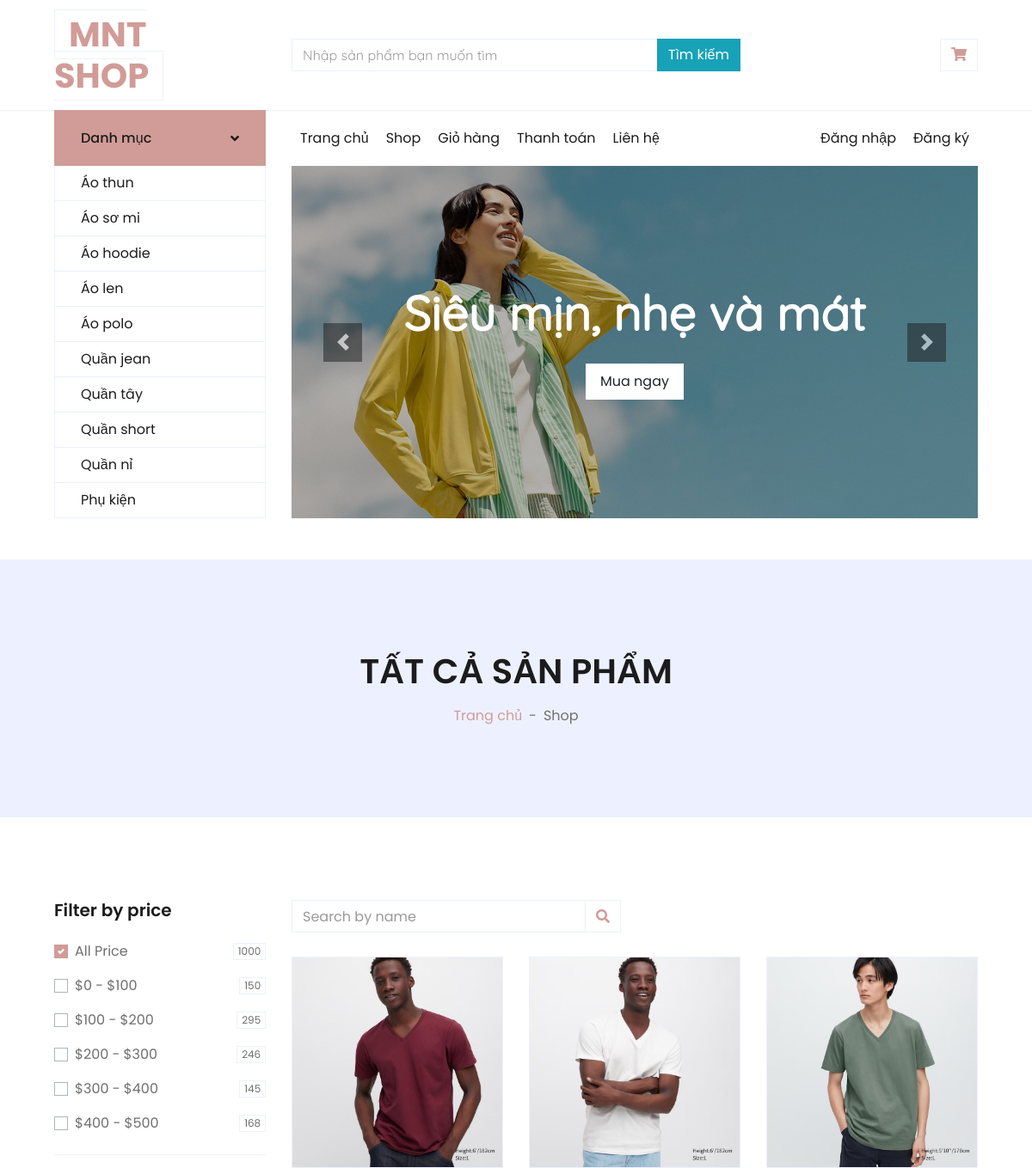
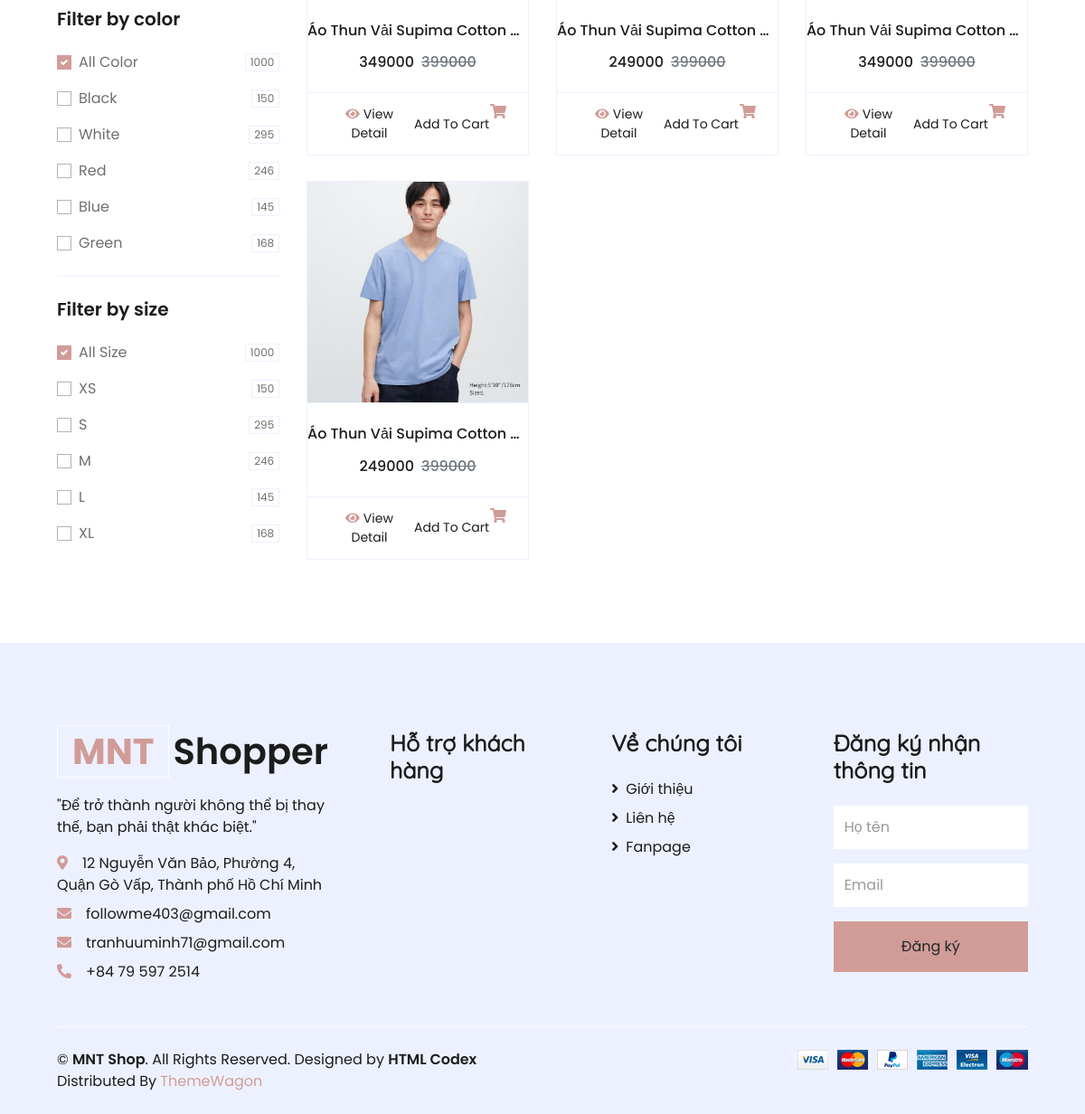
Page /index.php?pg=Shop&id_category=3 on the committed database (2 pictures, top to bottom).
### tables this page shows
CREATE TABLE `tbl_category` (
  `id_category` int(11) NOT NULL auto_increment,
  `name` varchar(100) NOT NULL,
  PRIMARY KEY  (`id_category`)
);

CREATE TABLE `tbl_product` (
  `id` int(11) NOT NULL auto_increment,
  `id_category` int(11) NOT NULL,
  `title` varchar(255) NOT NULL,
  `quantity` int(4) NOT NULL,
  `price` int(11) NOT NULL,
  `discount` int(11) NOT NULL,
  `image` varchar(255) NOT NULL,
  `description` text NOT NULL,
  PRIMARY KEY  (`id`),
  KEY `id_category` (`id_category`)
);

### cls/func.php (the view, shortened to what this page needs)
<?php
class shopfunc
{
    public function connect()
    {
        $con = mysqli_connect("localhost", "admin", "123456", "shop");
        if (!$con) {
            die("Khong ket noi duoc den CSDL");
            exit();
        } else {
            mysqli_set_charset($con, "utf8");
            return $con;
        }
    }
    public function xuatdanhmuc($sql)
    {
        $link = $this->connect();
        $ketqua = mysqli_query($link, $sql);
        $i = mysqli_num_rows($ketqua);
        if ($i > 0) {
            while ($row = mysqli_fetch_array($ketqua)) {
                $id = $row['id_category'];
                $name = $row['name'];
                echo '<a href="index.php?pg=Shop&id_category=' . $id . '" class="nav-item nav-link">' . $name . '</a>';
            }
        } else {
            echo 'Không có dữ liệu!!';
        }
    }
    public function xuatshop($sql)
    {
        $link = $this->connect();
        $ketqua = mysqli_query($link, $sql);
        $i = mysqli_num_rows($ketqua);
        if ($i > 0) {
            while ($row = mysqli_fetch_array($ketqua)) {
                $id = $row['id'];
                $title = $row['title'];
                $price = $row['price'];
                $discount = $row['discount'];
                $img = $row['image'];
                echo '     <div class="col-lg-4 col-md-6 col-sm-12 pb-1">
							<form action="index.php?pg=cart" method="post">
                        <div class="card product-item border-0 mb-4">
                            <div class="card-header product-img position-relative overflow-hidden bg-transparent border p-0">
                                <img class="img-fluid w-100" src="img/' . $img . '" alt="">
                            </div>
                            <div class="card-body border-left border-right text-center p-0 pt-4 pb-3">
                                <h6 class="text-truncate mb-3">' . $title . '</h6>
                                <div class="d-flex justify-content-center">
                                    <h6>' . $discount . '</h6><h6 class="text-muted ml-2"><del>' . $price . '</del></h6>
                                </div>
                            </div>
                            <div class="card-footer d-flex justify-content-between bg-light border">
                                <a href="index.php?pg=Detail&id=' . $id . '" class="btn btn-sm text-dark p-0"><i class="fas fa-eye text-primary mr-1"></i>View Detail</a>
								<input type="hidden" name="quantity" value="1">
				<input type="hidden" name="title" value="' . $title . '">
				<input type="hidden" name="id" value="' . $id . '">
				<input type="hidden" name="discount" value="' . $discount . '">
					<input type="hidden" name="image" value="img/' . $img . '">
                                <input type="submit" name="themgiohang" value="Add To Cart" class="btn btn-sm text-dark p-0"><i class="fas fa-shopping-cart text-primary mr-1"></i>
                            </div>
                        </div>
						</form>
                    </div>';
            }
        } else {
            echo 'Không có dữ liệu!!';
        }
    }
}
?>

### rows in the picture
tbl_category: name "Áo thun"
tbl_category: name "Áo sơ mi"
tbl_category: name "Áo hoodie"
tbl_category: name "Áo len"
tbl_category: name "Áo polo"
tbl_category: name "Quần jean"
tbl_category: name "Quần tây"
tbl_category: name "Quần short"
tbl_category: name "Quần nỉ"
tbl_category: name "Phụ kiện"
tbl_product: image (picture), title "Áo Thun Vải Supima Cotton…", discount "349000", price "399000"
tbl_product: image (picture), title "Áo Thun Vải Supima Cotton…", discount "249000", price "399000"
tbl_product: image (picture), title "Áo Thun Vải Supima Cotton…", discount "349000", price "399000"
tbl_product: image (picture), title "Áo Thun Vải Supima Cotton…", discount "249000", price "399000"
